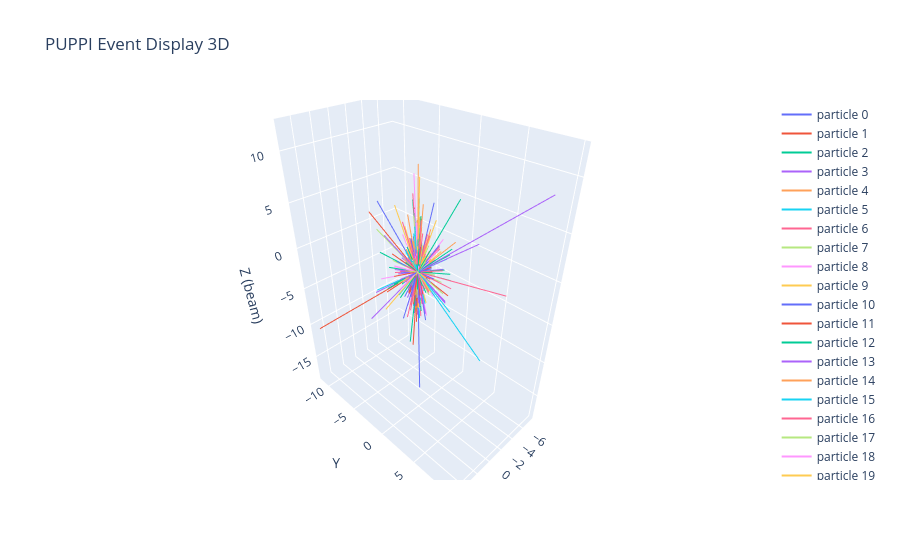

The cell this chart's notebook holds for it:
### Code cell
#Select an event
event = ak_array[0] 

pt = ak.to_numpy(event["L1T_PUPPIPart_PT"])
eta = ak.to_numpy(event["L1T_PUPPIPart_Eta"])
phi = ak.to_numpy(event["L1T_PUPPIPart_Phi"])

#Coordinates
px = pt * np.cos(phi)
py = pt * np.sin(phi)
pz = pt * np.sinh(eta)

#Normalization for visualization
norm = np.sqrt(px**2 + py**2 + pz**2) + 1e-9
ux, uy, uz = px/norm, py/norm, pz/norm

#Lines length proportional to pT
scale = pt  

x_end = ux * scale
y_end = uy * scale
z_end = uz * scale

#Origin (Vertex)
x0 = np.zeros_like(x_end)
y0 = np.zeros_like(y_end)
z0 = np.zeros_like(z_end)

fig = go.Figure()

for i in range(len(x_end)):
    fig.add_trace(go.Scatter3d(
        x=[x0[i], x_end[i]],
        y=[y0[i], y_end[i]],
        z=[z0[i], z_end[i]],
        mode="lines",
        line=dict(width=2),
        name=f"particle {i}"
    ))

fig.update_layout(
    scene=dict(
        xaxis_title="X",
        yaxis_title="Y",
        zaxis_title="Z (beam)"
    ),
    title="PUPPI Event Display 3D",
)

fig.show()
